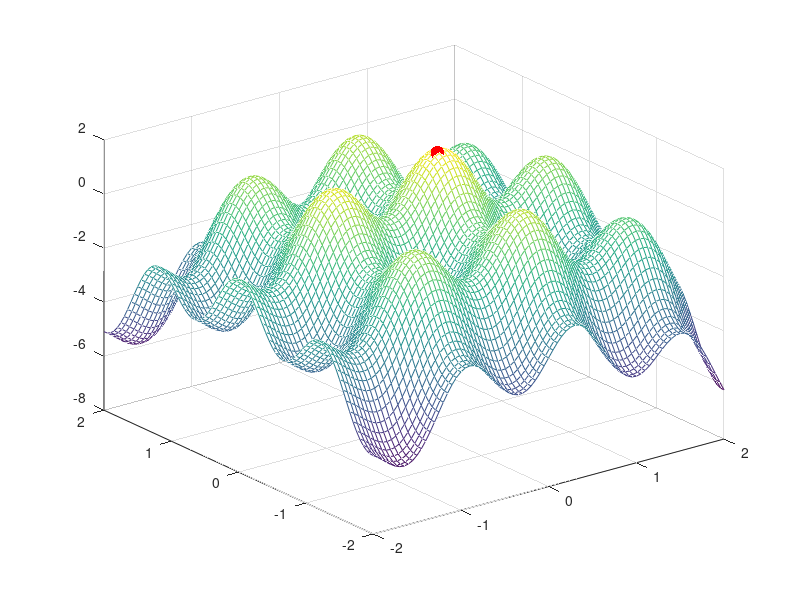

Here is the MATLAB script that generated this plot:
clear all
% Parametros
tpausa = .2;   % tempo para atualizar o gráfico com a próxima geracao
%fitness = @(x,y)  .1*(x.^4 + y.^4) + sin(3*x) + cos(3*y) +  (-x.^2 - y.^2);  % funcao de avaliacao dos individuos
fitness = @(x,y)  sin(5*x)+cos(5*y)-0.6*(x.^2+y.^2);  % funcao de avaliacao dos individuos
%fitness = @(x,y)  2*sin(5*x).*sin(7*y) + 10+-(x.^2+y.^2);  % funcao de avaliacao dos individuos
%fitness = @(x,y)   + 10+-(x.^2+y.^2);  % funcao de avaliacao dos individuos
tamCrom = 16;  % comprimento do cromossomo
tamPop = 20;   % tamanho da populacao  (o numero deve ser par)
numGera = 80; % numero de geracoes

%  cria o grafico
x = -2 :0.05: 2;
y = x;
%figure(1,"position",get(0,"screensize"))

[X,Y] = meshgrid(x,y);
Z=fitness(X,Y);
mesh(X, Y, Z)
hold on
pause

% Decodificacao do cromossomo
  % parametro utilizado no mapeamento do intervalo de numeros gerados e o dominio da funcao
a = 4/(bin2dec(num2str(ones(1,tamCrom))));
f = @(x,a) a*x - 2;

% Geracao da populacao inicial

pop = [];
avaliaPop = [];

for i = 1 : tamPop
   v  = round(rand(1,2*tamCrom));
   x = f(bin2dec(num2str(v(1:tamCrom))),a);
   y = f(bin2dec(num2str(v(tamCrom+1:end))),a);
   z = fitness(x,y);

   avaliaPop(i) = z;
   pop(i,:) = v;
end

for i = 1 : tamPop
   xx(i) = f(bin2dec(num2str(pop(i,1:tamCrom))),a);
   yy(i) = f(bin2dec(num2str(pop(i,tamCrom+1:end))),a);
end
hd = plot3(xx,yy,avaliaPop,'.r','markersize',20);
pause(tpausa);

for  geracao = 1 : numGera
   % Selecao (por torneio) e recombinação
   filhos = [];
   avaliaFilhos = [];

   % cria roleta
   [ordena,ordena] = sort(avaliaPop);
   minimo = min(avaliaPop);
   if minimo < 0
      minimo = abs(minimo);
   else
      minimo = 0;
   end
   soma = sum((avaliaPop+minimo));
   if soma > 0
      roleta = (avaliaPop(ordena(1))+minimo)/soma;
      for i = 2 : tamPop
         roleta(i) = (avaliaPop(ordena(i))+minimo)/soma + roleta(i-1);
      end
   else
      roleta = zeros(size(avaliaPop));
   end
   for i = 1 : tamPop/2

      %selecao  pai 1
      tiro = rand;
      if tiro < roleta(1)
         pai1 = pop(ordena(1),:);
      else
         for j = 2 : tamPop
            if tiro > roleta(j-1) && tiro < roleta(j)
               pai1 = pop(ordena(j),:);
               break;
            end
            j = j + 1;
         end
      end
      %selecao  pai 2
      tiro = rand;
      if tiro < roleta(1)
         pai2 = pop(ordena(1),:);
      else
         for j = 2 : tamPop
            if tiro > roleta(j-1) && tiro < roleta(j)
               pai2 = pop(ordena(j),:);
               break;
            end
            j = j + 1;
         end
      end

      %recombinacao
      ponto = randi(tamCrom-1);

      filho1x = [ pai1(1:ponto)  pai2(ponto+1:tamCrom) ];
      filho1y = [ pai1(tamCrom+1:ponto+tamCrom)  pai2(tamCrom+1+ponto:end) ];
      filho1 = [ filho1x filho1y];

      filho2x = [ pai2(1:ponto)  pai1(ponto+1:tamCrom) ];
      filho2y = [ pai2(tamCrom+1:ponto+tamCrom)  pai1(tamCrom+1+ponto:end) ];
      filho2 = [ filho2x filho2y];

      x1 = f(bin2dec(num2str(filho1(1:tamCrom))),a);
      y1 = f(bin2dec(num2str(filho1(tamCrom+1:end))),a);
      z1 = fitness(x1,y1);

      x2 = f(bin2dec(num2str(filho2(1:tamCrom))),a);
      y2 = f(bin2dec(num2str(filho2(tamCrom+1:end))),a);
      z2 = fitness(x2,y2);

      filhos(end+1,:) = filho1;
      filhos(end+1,:) = filho2;
      avaliaFilhos(end+1) = z1;
      avaliaFilhos(end+1) = z2;
   end

   newPop = [pop ; filhos];
   avaliaNewPop = [ avaliaPop  avaliaFilhos];

   [ordena,ordena] = sort(avaliaNewPop,'descend');

   pop = [ newPop(ordena(1),:); filhos(2:end,:)];

   avaliaPop = [avaliaNewPop(ordena(1)) avaliaFilhos(2:end)] ;

   for i = 1 : tamPop
      xx(i) = f(bin2dec(num2str(pop(i,1:tamCrom))),a);
      yy(i) = f(bin2dec(num2str(pop(i,tamCrom+1:end))),a);
   end
   delete(hd)
   hd = plot3(xx,yy,avaliaPop,'.r','markersize',30);
   pause(tpausa)
   media = sum(avaliaPop)/length(avaliaPop);
   geracao
   media
end

max(avaliaPop)
